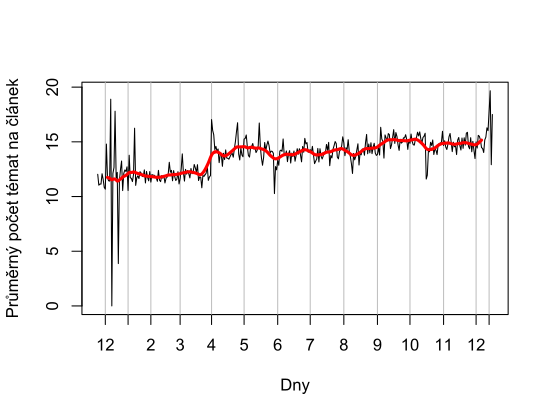

Write R code to recreate this figure.
Sys.setlocale(category = "LC_ALL", locale = "en_US.UTF-8")

y<-scan("/Users/karelbilek/Desktop/Rploty/R_podily_tfidf");

posun = 20
vahy=c(1:(posun/2), (posun/2):1)


what_paint=c(1:length(y));

y_p = rollapply(zoo(y), width=posun, FUN=function(z) weighted.mean(z, vahy), na.pad = TRUE);



plot(c(what_paint), y[c(what_paint)], type="n", xlab="Dny", ylab="Průměrný počet témat na článek" , xaxt="n");


kde<-scan("/Users/karelbilek/Desktop/Rploty/R_dnywhere_tfidf");
mesice<-scan("/Users/karelbilek/Desktop/Rploty/R_mesice_tfidf", what="char");
axis(1, at=kde, labels=mesice);
abline(v=kde, untf = FALSE, col="gray")


lines(c(what_paint),y[c(what_paint)],type="l");

lines(c(what_paint),y_p[c(what_paint)],type="l", col="red", lwd=3);
